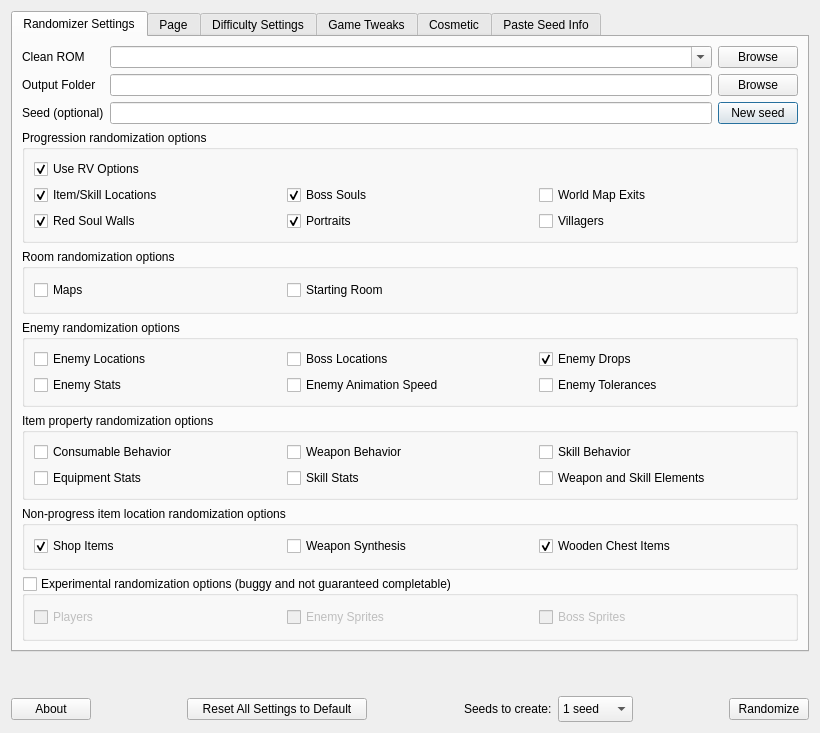
<?xml version="1.0" encoding="UTF-8"?>
<ui version="4.0">
 <class>Randomizer</class>
 <widget class="QDialog" name="Randomizer">
  <property name="geometry">
   <rect>
    <x>0</x>
    <y>0</y>
    <width>820</width>
    <height>733</height>
   </rect>
  </property>
  <property name="windowTitle">
   <string>DSVania Randomizer</string>
  </property>
  <property name="windowIcon">
   <iconset>
    <normaloff>dsvrandom/images/dsvrandom_icon.png</normaloff>dsvrandom/images/dsvrandom_icon.png</iconset>
  </property>
  <layout class="QVBoxLayout" name="verticalLayout">
   <item>
    <widget class="QTabWidget" name="tabWidget">
     <property name="currentIndex">
      <number>0</number>
     </property>
     <widget class="QWidget" name="tab">
      <attribute name="title">
       <string>Randomizer Settings</string>
      </attribute>
      <layout class="QVBoxLayout" name="verticalLayout_2">
       <item>
        <layout class="QGridLayout" name="gridLayout">
         <item row="0" column="0">
          <widget class="QLabel" name="label_2">
           <property name="text">
            <string>Clean ROM</string>
           </property>
          </widget>
         </item>
         <item row="2" column="0">
          <widget class="QLabel" name="label">
           <property name="text">
            <string>Seed (optional)</string>
           </property>
          </widget>
         </item>
         <item row="1" column="0">
          <widget class="QLabel" name="label_3">
           <property name="text">
            <string>Output Folder</string>
           </property>
          </widget>
         </item>
         <item row="1" column="1">
          <widget class="QLineEdit" name="output_folder"/>
         </item>
         <item row="2" column="2">
          <widget class="QPushButton" name="generate_seed_button">
           <property name="text">
            <string>New seed</string>
           </property>
          </widget>
         </item>
         <item row="0" column="2">
          <widget class="QPushButton" name="clean_rom_browse_button">
           <property name="text">
            <string>Browse</string>
           </property>
          </widget>
         </item>
         <item row="2" column="1">
          <widget class="QLineEdit" name="seed"/>
         </item>
         <item row="1" column="2">
          <widget class="QPushButton" name="output_folder_browse_button">
           <property name="text">
            <string>Browse</string>
           </property>
          </widget>
         </item>
         <item row="0" column="1">
          <widget class="QComboBox" name="clean_rom">
           <property name="editable">
            <bool>true</bool>
           </property>
          </widget>
         </item>
        </layout>
       </item>
       <item>
        <widget class="QGroupBox" name="groupBox_7">
         <property name="sizePolicy">
          <sizepolicy hsizetype="Minimum" vsizetype="Preferred">
           <horstretch>0</horstretch>
           <verstretch>0</verstretch>
          </sizepolicy>
         </property>
         <property name="title">
          <string>Progression randomization options</string>
         </property>
         <layout class="QGridLayout" name="gridLayout_7">
          <item row="0" column="0">
           <widget class="QCheckBox" name="enable_rv">
            <property name="toolTip">
             <string>RV logic (OoE only) has more options for item placement, intended for people who are familiar with the game and want to go fast. Not yet compatible with some features like map/villager randomization.</string>
            </property>
            <property name="text">
             <string>Use RV Options</string>
            </property>
            <property name="checked">
             <bool>true</bool>
            </property>
           </widget>
          </item>
          <item row="1" column="0">
           <widget class="QCheckBox" name="randomize_pickups">
            <property name="text">
             <string>Item/Skill Locations</string>
            </property>
            <property name="checked">
             <bool>true</bool>
            </property>
           </widget>
          </item>
          <item row="1" column="1">
           <widget class="QCheckBox" name="randomize_boss_souls">
            <property name="text">
             <string>Boss Souls</string>
            </property>
            <property name="checked">
             <bool>true</bool>
            </property>
           </widget>
          </item>
          <item row="1" column="2">
           <widget class="QCheckBox" name="randomize_world_map_exits">
            <property name="text">
             <string>World Map Exits</string>
            </property>
           </widget>
          </item>
          <item row="2" column="0">
           <widget class="QCheckBox" name="randomize_red_walls">
            <property name="text">
             <string>Red Soul Walls</string>
            </property>
            <property name="checked">
             <bool>true</bool>
            </property>
           </widget>
          </item>
          <item row="2" column="1">
           <widget class="QCheckBox" name="randomize_portraits">
            <property name="text">
             <string>Portraits</string>
            </property>
            <property name="checked">
             <bool>true</bool>
            </property>
           </widget>
          </item>
          <item row="2" column="2">
           <widget class="QCheckBox" name="randomize_villagers">
            <property name="text">
             <string>Villagers</string>
            </property>
            <property name="checked">
             <bool>false</bool>
            </property>
           </widget>
          </item>
         </layout>
        </widget>
       </item>
       <item>
        <widget class="QGroupBox" name="groupBox_9">
         <property name="title">
          <string>Room randomization options</string>
         </property>
         <layout class="QGridLayout" name="gridLayout_9">
          <item row="0" column="2">
           <widget class="QWidget" name="widget" native="true"/>
          </item>
          <item row="0" column="0">
           <widget class="QCheckBox" name="randomize_maps">
            <property name="text">
             <string>Maps</string>
            </property>
           </widget>
          </item>
          <item row="0" column="1">
           <widget class="QCheckBox" name="randomize_starting_room">
            <property name="text">
             <string>Starting Room</string>
            </property>
           </widget>
          </item>
         </layout>
        </widget>
       </item>
       <item>
        <widget class="QGroupBox" name="groupBox_6">
         <property name="title">
          <string>Enemy randomization options</string>
         </property>
         <layout class="QGridLayout" name="gridLayout_11">
          <item row="0" column="0">
           <widget class="QCheckBox" name="randomize_enemies">
            <property name="text">
             <string>Enemy Locations</string>
            </property>
            <property name="checked">
             <bool>false</bool>
            </property>
           </widget>
          </item>
          <item row="1" column="0">
           <widget class="QCheckBox" name="randomize_enemy_stats">
            <property name="text">
             <string>Enemy Stats</string>
            </property>
           </widget>
          </item>
          <item row="0" column="1">
           <widget class="QCheckBox" name="randomize_bosses">
            <property name="text">
             <string>Boss Locations</string>
            </property>
           </widget>
          </item>
          <item row="0" column="2">
           <widget class="QCheckBox" name="randomize_enemy_drops">
            <property name="text">
             <string>Enemy Drops</string>
            </property>
            <property name="checked">
             <bool>true</bool>
            </property>
           </widget>
          </item>
          <item row="1" column="2">
           <widget class="QCheckBox" name="randomize_enemy_tolerances">
            <property name="text">
             <string>Enemy Tolerances</string>
            </property>
           </widget>
          </item>
          <item row="1" column="1">
           <widget class="QCheckBox" name="randomize_enemy_anim_speed">
            <property name="text">
             <string>Enemy Animation Speed</string>
            </property>
           </widget>
          </item>
         </layout>
        </widget>
       </item>
       <item>
        <widget class="QGroupBox" name="groupBox_8">
         <property name="title">
          <string>Item property randomization options</string>
         </property>
         <layout class="QGridLayout" name="gridLayout_10">
          <item row="0" column="0">
           <widget class="QCheckBox" name="randomize_consumable_behavior">
            <property name="text">
             <string>Consumable Behavior</string>
            </property>
           </widget>
          </item>
          <item row="0" column="1">
           <widget class="QCheckBox" name="randomize_weapon_behavior">
            <property name="text">
             <string>Weapon Behavior</string>
            </property>
           </widget>
          </item>
          <item row="0" column="2">
           <widget class="QCheckBox" name="randomize_skill_behavior">
            <property name="text">
             <string>Skill Behavior</string>
            </property>
           </widget>
          </item>
          <item row="1" column="0">
           <widget class="QCheckBox" name="randomize_equipment_stats">
            <property name="text">
             <string>Equipment Stats</string>
            </property>
           </widget>
          </item>
          <item row="1" column="1">
           <widget class="QCheckBox" name="randomize_skill_stats">
            <property name="text">
             <string>Skill Stats</string>
            </property>
           </widget>
          </item>
          <item row="1" column="2">
           <widget class="QCheckBox" name="randomize_weapon_and_skill_elements">
            <property name="text">
             <string>Weapon and Skill Elements</string>
            </property>
           </widget>
          </item>
         </layout>
        </widget>
       </item>
       <item>
        <widget class="QGroupBox" name="groupBox_10">
         <property name="title">
          <string>Non-progress item location randomization options</string>
         </property>
         <layout class="QGridLayout" name="gridLayout_12">
          <item row="0" column="0">
           <widget class="QCheckBox" name="randomize_shop">
            <property name="text">
             <string>Shop Items</string>
            </property>
            <property name="checked">
             <bool>true</bool>
            </property>
           </widget>
          </item>
          <item row="0" column="2">
           <widget class="QCheckBox" name="randomize_weapon_synths">
            <property name="text">
             <string>Weapon Synthesis</string>
            </property>
           </widget>
          </item>
          <item row="0" column="3">
           <widget class="QCheckBox" name="randomize_wooden_chests">
            <property name="text">
             <string>Wooden Chest Items</string>
            </property>
            <property name="checked">
             <bool>true</bool>
            </property>
           </widget>
          </item>
         </layout>
        </widget>
       </item>
       <item>
        <widget class="QGroupBox" name="experimental_options_enabled">
         <property name="sizePolicy">
          <sizepolicy hsizetype="Minimum" vsizetype="Preferred">
           <horstretch>0</horstretch>
           <verstretch>0</verstretch>
          </sizepolicy>
         </property>
         <property name="title">
          <string>Experimental randomization options (buggy and not guaranteed completable)</string>
         </property>
         <property name="checkable">
          <bool>true</bool>
         </property>
         <property name="checked">
          <bool>false</bool>
         </property>
         <layout class="QGridLayout" name="gridLayout_8">
          <item row="0" column="0">
           <widget class="QCheckBox" name="randomize_players">
            <property name="text">
             <string>Players</string>
            </property>
           </widget>
          </item>
          <item row="0" column="1">
           <widget class="QCheckBox" name="randomize_enemy_sprites">
            <property name="text">
             <string>Enemy Sprites</string>
            </property>
           </widget>
          </item>
          <item row="0" column="2">
           <widget class="QCheckBox" name="randomize_boss_sprites">
            <property name="text">
             <string>Boss Sprites</string>
            </property>
           </widget>
          </item>
         </layout>
        </widget>
       </item>
      </layout>
     </widget>
     <widget class="QWidget" name="tab_rv">
      <attribute name="title">
       <string>Page</string>
      </attribute>
      <layout class="QVBoxLayout" name="verticalLayout_3">
       <item>
        <layout class="QHBoxLayout" name="horizontalLayout_rv_1">
         <item>
          <widget class="QLabel" name="label_rv_1">
           <property name="text">
            <string>Item location difficulty level</string>
           </property>
          </widget>
         </item>
         <item>
          <widget class="QComboBox" name="rv_difficulty">
           <item>
            <property name="text">
             <string>Vanilla</string>
            </property>
           </item>
           <item>
            <property name="text">
             <string>Creative</string>
            </property>
           </item>
           <item>
            <property name="text">
             <string>Do Your Worst</string>
            </property>
           </item>
          </widget>
         </item>
        </layout>
       </item>
       <item>
        <layout class="QHBoxLayout" name="horizontalLayout_rv_2">
         <item>
          <widget class="QCheckBox" name="rv_open_castle">
           <property name="text">
            <string>Open world map + Dracula's Castle</string>
           </property>
           <property name="checked">
            <bool>true</bool>
           </property>
          </widget>
         </item>
         <item>
          <widget class="QCheckBox" name="rv_boss_spell_dupes">
           <property name="text">
            <string>Bosses cast duplicate progression glyphs</string>
           </property>
           <property name="checked">
            <bool>true</bool>
           </property>
          </widget>
         </item>
        </layout>
       </item>
       <item>
        <layout class="QHBoxLayout" name="horizontalLayout_rv_3">
         <item>
          <widget class="QCheckBox" name="rv_split_pools">
           <property name="text">
            <string>Split pools for item/glyph locations</string>
           </property>
           <property name="checked">
            <bool>true</bool>
           </property>
          </widget>
         </item>
         <item>
          <widget class="QCheckBox" name="rv_puzzle_progression">
           <property name="text">
            <string>Allow progression glyphs at Cubus/Morbus</string>
           </property>
           <property name="checked">
            <bool>true</bool>
           </property>
          </widget>
         </item>
        </layout>
       </item>
       <item>
        <widget class="Line" name="line_rv">
         <property name="orientation">
          <enum>Qt::Horizontal</enum>
         </property>
        </widget>
       </item>
       <item>
        <widget class="QLabel" name="label_rv_2">
         <property name="text">
          <string>&lt;html&gt;&lt;head/&gt;&lt;body&gt;&lt;p&gt;Vanilla: A movement item is only considered progression if something is locked behind it in the original game. &lt;/p&gt;&lt;p&gt;So, movement items other than Magnes, Ordinary Rock, Volaticus, and Serpent Scale are not considered progression.&lt;/p&gt;&lt;p&gt;Additionally, progression is not at Training Hall, and Blackmore requires a fire- or light-type glyph.&lt;/p&gt;&lt;p&gt;&lt;br/&gt;&lt;/p&gt;&lt;p&gt; Creative: (Recommended) Adds more movement-focused progression items to item placement logic. &lt;/p&gt;&lt;p&gt;The rule is: If the movement is what gets you over the gap, it goes in logic, except for point 2) below.&lt;/p&gt;&lt;p&gt;&lt;br/&gt;&lt;/p&gt;&lt;p&gt;Do Your Worst: No difficulty restrictions. Currently, this only changes four things from Creative: &lt;/p&gt;&lt;p&gt;1) Waive elemental restrictions on castle bosses,&lt;/p&gt;&lt;p&gt;2) Allow logical completion of Training Hall with only Redire and Magnes (no double jump),&lt;/p&gt;&lt;p&gt;3) Allow traversing spikes with unintended methods,&lt;/p&gt;&lt;p&gt;4) Allow entry to Arms Depot by divekicking off enemies.&lt;/p&gt;&lt;/body&gt;&lt;/html&gt;</string>
         </property>
        </widget>
       </item>
       <item>
        <spacer name="verticalSpacer_rv">
         <property name="orientation">
          <enum>Qt::Vertical</enum>
         </property>
         <property name="sizeHint" stdset="0">
          <size>
           <width>20</width>
           <height>214</height>
          </size>
         </property>
        </spacer>
       </item>
      </layout>
     </widget>
     <widget class="QWidget" name="tab_3">
      <attribute name="title">
       <string>Difficulty Settings</string>
      </attribute>
      <layout class="QVBoxLayout" name="verticalLayout_7">
       <item>
        <layout class="QHBoxLayout" name="horizontalLayout_16">
         <item>
          <widget class="QLabel" name="label_4">
           <property name="text">
            <string>Difficulty level</string>
           </property>
          </widget>
         </item>
         <item>
          <widget class="QComboBox" name="difficulty_level"/>
         </item>
        </layout>
       </item>
       <item>
        <layout class="QHBoxLayout" name="horizontalLayout_14">
         <item>
          <widget class="QCheckBox" name="enable_glitch_reqs">
           <property name="text">
            <string>Allow requiring glitches to win</string>
           </property>
          </widget>
         </item>
         <item>
          <widget class="QCheckBox" name="rebalance_enemies_in_room_rando">
           <property name="text">
            <string>Rebalance enemies by order you reach them (room randomizers only)</string>
           </property>
           <property name="checked">
            <bool>false</bool>
           </property>
          </widget>
         </item>
        </layout>
       </item>
       <item>
        <widget class="Line" name="line">
         <property name="orientation">
          <enum>Qt::Horizontal</enum>
         </property>
        </widget>
       </item>
       <item>
        <widget class="QLabel" name="label_5">
         <property name="text">
          <string>Specify custom difficulty values below:</string>
         </property>
        </widget>
       </item>
       <item>
        <widget class="QScrollArea" name="scrollArea">
         <property name="frameShape">
          <enum>QFrame::NoFrame</enum>
         </property>
         <property name="widgetResizable">
          <bool>true</bool>
         </property>
         <widget class="QWidget" name="scrollAreaWidgetContents">
          <property name="geometry">
           <rect>
            <x>0</x>
            <y>0</y>
            <width>778</width>
            <height>518</height>
           </rect>
          </property>
          <layout class="QFormLayout" name="formLayout_5">
           <property name="fieldGrowthPolicy">
            <enum>QFormLayout::AllNonFixedFieldsGrow</enum>
           </property>
          </layout>
         </widget>
        </widget>
       </item>
      </layout>
     </widget>
     <widget class="QWidget" name="tab_2">
      <attribute name="title">
       <string>Game Tweaks</string>
      </attribute>
      <layout class="QVBoxLayout" name="verticalLayout_4">
       <item>
        <widget class="QGroupBox" name="groupBox_4">
         <property name="title">
          <string>All Games</string>
         </property>
         <layout class="QGridLayout" name="gridLayout_2">
          <item row="1" column="1">
           <widget class="QCheckBox" name="reveal_bestiary">
            <property name="text">
             <string>Reveal bestiary</string>
            </property>
           </widget>
          </item>
          <item row="1" column="2">
           <widget class="QCheckBox" name="remove_area_names">
            <property name="text">
             <string>Remove area names</string>
            </property>
            <property name="checked">
             <bool>true</bool>
            </property>
           </widget>
          </item>
          <item row="0" column="1">
           <widget class="QCheckBox" name="revise_item_descriptions">
            <property name="text">
             <string>Revise item descriptions</string>
            </property>
            <property name="checked">
             <bool>true</bool>
            </property>
           </widget>
          </item>
          <item row="0" column="0">
           <widget class="QCheckBox" name="scavenger_mode">
            <property name="text">
             <string>Scavenger Mode</string>
            </property>
           </widget>
          </item>
          <item row="1" column="0">
           <widget class="QCheckBox" name="reveal_breakable_walls">
            <property name="text">
             <string>Reveal breakable walls</string>
            </property>
            <property name="checked">
             <bool>true</bool>
            </property>
           </widget>
          </item>
          <item row="0" column="2">
           <widget class="QCheckBox" name="unlock_all_modes">
            <property name="text">
             <string>Unlock all modes</string>
            </property>
            <property name="checked">
             <bool>true</bool>
            </property>
           </widget>
          </item>
          <item row="2" column="0">
           <widget class="QCheckBox" name="show_map_markers_on_top_screen">
            <property name="text">
             <string>Show markers on top screen map</string>
            </property>
           </widget>
          </item>
         </layout>
        </widget>
       </item>
       <item>
        <widget class="QGroupBox" name="groupBox">
         <property name="title">
          <string>Dawn of Sorrow</string>
         </property>
         <layout class="QGridLayout" name="gridLayout_3">
          <item row="0" column="0">
           <widget class="QCheckBox" name="fix_luck">
            <property name="text">
             <string>Fix luck</string>
            </property>
            <property name="checked">
             <bool>true</bool>
            </property>
           </widget>
          </item>
          <item row="0" column="1">
           <widget class="QCheckBox" name="no_touch_screen">
            <property name="text">
             <string>No required touch screen</string>
            </property>
            <property name="checked">
             <bool>true</bool>
            </property>
           </widget>
          </item>
          <item row="1" column="0">
           <widget class="QCheckBox" name="remove_slot_machines">
            <property name="text">
             <string>Remove slot machines</string>
            </property>
            <property name="checked">
             <bool>true</bool>
            </property>
           </widget>
          </item>
          <item row="0" column="2">
           <widget class="QCheckBox" name="unlock_boss_doors">
            <property name="text">
             <string>Unlock boss doors</string>
            </property>
            <property name="checked">
             <bool>true</bool>
            </property>
           </widget>
          </item>
          <item row="1" column="1">
           <widget class="QCheckBox" name="always_start_with_rare_ring">
            <property name="text">
             <string>Always start with Rare Ring</string>
            </property>
           </widget>
          </item>
          <item row="1" column="2">
           <widget class="QCheckBox" name="menace_to_somacula">
            <property name="text">
             <string>Replace Menace</string>
            </property>
           </widget>
          </item>
          <item row="2" column="0">
           <widget class="QCheckBox" name="dos_new_style_map">
            <property name="text">
             <string>New style map</string>
            </property>
           </widget>
          </item>
         </layout>
        </widget>
       </item>
       <item>
        <widget class="QGroupBox" name="groupBox_2">
         <property name="title">
          <string>Portrait of Ruin</string>
         </property>
         <layout class="QGridLayout" name="gridLayout_4">
          <item row="1" column="1">
           <widget class="QCheckBox" name="fix_infinite_quest_rewards">
            <property name="text">
             <string>Fix infinite quest rewards bug</string>
            </property>
            <property name="checked">
             <bool>true</bool>
            </property>
           </widget>
          </item>
          <item row="1" column="2">
           <widget class="QCheckBox" name="always_show_drop_percentages">
            <property name="text">
             <string>Always have Gambler Glasses effect</string>
            </property>
           </widget>
          </item>
          <item row="0" column="1">
           <widget class="QCheckBox" name="dont_randomize_change_cube">
            <property name="text">
             <string>Don't randomize Change Cube</string>
            </property>
            <property name="checked">
             <bool>true</bool>
            </property>
           </widget>
          </item>
          <item row="0" column="0">
           <widget class="QCheckBox" name="por_short_mode">
            <property name="text">
             <string>Short Mode</string>
            </property>
           </widget>
          </item>
          <item row="1" column="0">
           <widget class="QCheckBox" name="skip_emblem_drawing">
            <property name="text">
             <string>Skip emblem drawing</string>
            </property>
            <property name="checked">
             <bool>true</bool>
            </property>
           </widget>
          </item>
          <item row="0" column="2">
           <widget class="QCheckBox" name="por_nerf_enemy_resistances">
            <property name="text">
             <string>Nerf enemy resistances</string>
            </property>
            <property name="checked">
             <bool>true</bool>
            </property>
           </widget>
          </item>
          <item row="2" column="0">
           <widget class="QCheckBox" name="allow_mastering_charlottes_skills">
            <property name="text">
             <string>Allow Charlotte to master skills</string>
            </property>
            <property name="checked">
             <bool>true</bool>
            </property>
           </widget>
          </item>
         </layout>
        </widget>
       </item>
       <item>
        <widget class="QGroupBox" name="groupBox_3">
         <property name="title">
          <string>Order of Ecclesia</string>
         </property>
         <layout class="QGridLayout" name="gridLayout_5">
          <item row="1" column="2">
           <widget class="QCheckBox" name="summons_gain_extra_exp">
            <property name="text">
             <string>Summons gain EXP faster</string>
            </property>
            <property name="checked">
             <bool>true</bool>
            </property>
           </widget>
          </item>
          <item row="1" column="1">
           <widget class="QCheckBox" name="gain_extra_attribute_points">
            <property name="text">
             <string>Gain Attribute Points faster</string>
            </property>
            <property name="checked">
             <bool>false</bool>
            </property>
           </widget>
          </item>
          <item row="1" column="0">
           <widget class="QCheckBox" name="always_dowsing">
            <property name="text">
             <string>Always have Dowsing Hat effect</string>
            </property>
            <property name="checked">
             <bool>true</bool>
            </property>
           </widget>
          </item>
          <item row="0" column="0">
           <widget class="QCheckBox" name="open_world_map">
            <property name="text">
             <string>Open World Map</string>
            </property>
            <property name="checked">
             <bool>true</bool>
            </property>
           </widget>
          </item>
         </layout>
        </widget>
       </item>
       <item>
        <spacer name="verticalSpacer_2">
         <property name="orientation">
          <enum>Qt::Vertical</enum>
         </property>
         <property name="sizeHint" stdset="0">
          <size>
           <width>20</width>
           <height>40</height>
          </size>
         </property>
        </spacer>
       </item>
      </layout>
      <zorder>groupBox_3</zorder>
      <zorder>groupBox</zorder>
      <zorder>groupBox_2</zorder>
      <zorder>groupBox_4</zorder>
      <zorder>verticalSpacer_2</zorder>
     </widget>
     <widget class="QWidget" name="tab_5">
      <attribute name="title">
       <string>Cosmetic</string>
      </attribute>
      <layout class="QVBoxLayout" name="verticalLayout_8">
       <item>
        <widget class="QGroupBox" name="groupBox_5">
         <property name="title">
          <string>Cosmetic randomization options</string>
         </property>
         <layout class="QGridLayout" name="gridLayout_6">
          <item row="1" column="1">
           <widget class="QCheckBox" name="randomize_skill_sprites">
            <property name="text">
             <string>Skill Sprites</string>
            </property>
           </widget>
          </item>
          <item row="0" column="0">
           <widget class="QCheckBox" name="randomize_bgm">
            <property name="text">
             <string>BGM</string>
            </property>
           </widget>
          </item>
          <item row="0" column="1">
           <widget class="QCheckBox" name="randomize_dialogue">
            <property name="text">
             <string>Dialogue</string>
            </property>
           </widget>
          </item>
          <item row="1" column="0">
           <widget class="QCheckBox" name="randomize_player_sprites">
            <property name="text">
             <string>Player Sprites</string>
            </property>
           </widget>
          </item>
         </layout>
        </widget>
       </item>
       <item>
        <spacer name="verticalSpacer">
         <property name="orientation">
          <enum>Qt::Vertical</enum>
         </property>
         <property name="sizeHint" stdset="0">
          <size>
           <width>20</width>
           <height>40</height>
          </size>
         </property>
        </spacer>
       </item>
      </layout>
     </widget>
     <widget class="QWidget" name="tab_4">
      <attribute name="title">
       <string>Paste Seed Info</string>
      </attribute>
      <layout class="QVBoxLayout" name="verticalLayout_5">
       <item>
        <widget class="QLabel" name="label_6">
         <property name="text">
          <string>Paste the full seed info copied from a seed log into the field below and click Use Seed Info.</string>
         </property>
        </widget>
       </item>
       <item>
        <widget class="QLabel" name="label_7">
         <property name="text">
          <string>Doing this will make the randomizer use all the same settings as the seed info you copy pasted, without needing to select each option individually.</string>
         </property>
         <property name="wordWrap">
          <bool>true</bool>
         </property>
        </widget>
       </item>
       <item>
        <widget class="QTextEdit" name="paste_seed_info_field"/>
       </item>
       <item>
        <layout class="QHBoxLayout" name="horizontalLayout_6">
         <item>
          <spacer name="horizontalSpacer_2">
           <property name="orientation">
            <enum>Qt::Horizontal</enum>
           </property>
           <property name="sizeHint" stdset="0">
            <size>
             <width>40</width>
             <height>20</height>
            </size>
           </property>
          </spacer>
         </item>
         <item>
          <widget class="QPushButton" name="read_seed_info_button">
           <property name="text">
            <string>Use Seed Info</string>
           </property>
          </widget>
         </item>
        </layout>
       </item>
      </layout>
     </widget>
    </widget>
   </item>
   <item>
    <widget class="QLabel" name="option_description">
     <property name="minimumSize">
      <size>
       <width>0</width>
       <height>32</height>
      </size>
     </property>
     <property name="text">
      <string/>
     </property>
     <property name="wordWrap">
      <bool>true</bool>
     </property>
    </widget>
   </item>
   <item>
    <layout class="QHBoxLayout" name="horizontalLayout_3">
     <item>
      <widget class="QPushButton" name="about_button">
       <property name="text">
        <string>About</string>
       </property>
      </widget>
     </item>
     <item>
      <spacer name="horizontalSpacer">
       <property name="orientation">
        <enum>Qt::Horizontal</enum>
       </property>
       <property name="sizeHint" stdset="0">
        <size>
         <width>40</width>
         <height>20</height>
        </size>
       </property>
      </spacer>
     </item>
     <item>
      <widget class="QPushButton" name="reset_settings_to_default">
       <property name="minimumSize">
        <size>
         <width>180</width>
         <height>0</height>
        </size>
       </property>
       <property name="text">
        <string>Reset All Settings to Default</string>
       </property>
      </widget>
     </item>
     <item>
      <spacer name="horizontalSpacer_4">
       <property name="orientation">
        <enum>Qt::Horizontal</enum>
       </property>
       <property name="sizeHint" stdset="0">
        <size>
         <width>40</width>
         <height>20</height>
        </size>
       </property>
      </spacer>
     </item>
     <item>
      <widget class="QLabel" name="label_8">
       <property name="text">
        <string>Seeds to create:</string>
       </property>
      </widget>
     </item>
     <item>
      <widget class="QComboBox" name="num_seeds_to_create">
       <property name="minimumSize">
        <size>
         <width>75</width>
         <height>26</height>
        </size>
       </property>
       <property name="maximumSize">
        <size>
         <width>75</width>
         <height>26</height>
        </size>
       </property>
       <item>
        <property name="text">
         <string>1 seed</string>
        </property>
       </item>
       <item>
        <property name="text">
         <string>2 seeds</string>
        </property>
       </item>
       <item>
        <property name="text">
         <string>3 seeds</string>
        </property>
       </item>
       <item>
        <property name="text">
         <string>4 seeds</string>
        </property>
       </item>
       <item>
        <property name="text">
         <string>5 seeds</string>
        </property>
       </item>
       <item>
        <property name="text">
         <string>6 seeds</string>
        </property>
       </item>
       <item>
        <property name="text">
         <string>7 seeds</string>
        </property>
       </item>
       <item>
        <property name="text">
         <string>8 seeds</string>
        </property>
       </item>
       <item>
        <property name="text">
         <string>9 seeds</string>
        </property>
       </item>
       <item>
        <property name="text">
         <string>10 seeds</string>
        </property>
       </item>
      </widget>
     </item>
     <item>
      <spacer name="horizontalSpacer_3">
       <property name="orientation">
        <enum>Qt::Horizontal</enum>
       </property>
       <property name="sizeHint" stdset="0">
        <size>
         <width>40</width>
         <height>20</height>
        </size>
       </property>
      </spacer>
     </item>
     <item>
      <widget class="QPushButton" name="randomize_button">
       <property name="text">
        <string>Randomize</string>
       </property>
      </widget>
     </item>
    </layout>
   </item>
  </layout>
 </widget>
 <tabstops>
  <tabstop>clean_rom_browse_button</tabstop>
  <tabstop>output_folder</tabstop>
  <tabstop>output_folder_browse_button</tabstop>
  <tabstop>seed</tabstop>
  <tabstop>generate_seed_button</tabstop>
  <tabstop>randomize_pickups</tabstop>
  <tabstop>randomize_boss_souls</tabstop>
  <tabstop>randomize_world_map_exits</tabstop>
  <tabstop>randomize_red_walls</tabstop>
  <tabstop>randomize_portraits</tabstop>
  <tabstop>randomize_villagers</tabstop>
  <tabstop>randomize_maps</tabstop>
  <tabstop>randomize_starting_room</tabstop>
  <tabstop>randomize_enemies</tabstop>
  <tabstop>randomize_bosses</tabstop>
  <tabstop>randomize_enemy_drops</tabstop>
  <tabstop>randomize_enemy_stats</tabstop>
  <tabstop>randomize_enemy_anim_speed</tabstop>
  <tabstop>randomize_enemy_tolerances</tabstop>
  <tabstop>randomize_consumable_behavior</tabstop>
  <tabstop>randomize_weapon_behavior</tabstop>
  <tabstop>randomize_skill_behavior</tabstop>
  <tabstop>randomize_equipment_stats</tabstop>
  <tabstop>randomize_skill_stats</tabstop>
  <tabstop>randomize_weapon_and_skill_elements</tabstop>
  <tabstop>randomize_shop</tabstop>
  <tabstop>randomize_weapon_synths</tabstop>
  <tabstop>randomize_wooden_chests</tabstop>
  <tabstop>experimental_options_enabled</tabstop>
  <tabstop>randomize_players</tabstop>
  <tabstop>randomize_enemy_sprites</tabstop>
  <tabstop>randomize_boss_sprites</tabstop>
  <tabstop>about_button</tabstop>
  <tabstop>num_seeds_to_create</tabstop>
  <tabstop>randomize_button</tabstop>
  <tabstop>tabWidget</tabstop>
  <tabstop>difficulty_level</tabstop>
  <tabstop>enable_glitch_reqs</tabstop>
  <tabstop>rebalance_enemies_in_room_rando</tabstop>
  <tabstop>scrollArea</tabstop>
  <tabstop>scavenger_mode</tabstop>
  <tabstop>revise_item_descriptions</tabstop>
  <tabstop>unlock_all_modes</tabstop>
  <tabstop>reveal_breakable_walls</tabstop>
  <tabstop>reveal_bestiary</tabstop>
  <tabstop>remove_area_names</tabstop>
  <tabstop>fix_luck</tabstop>
  <tabstop>no_touch_screen</tabstop>
  <tabstop>unlock_boss_doors</tabstop>
  <tabstop>remove_slot_machines</tabstop>
  <tabstop>always_start_with_rare_ring</tabstop>
  <tabstop>menace_to_somacula</tabstop>
  <tabstop>dos_new_style_map</tabstop>
  <tabstop>por_short_mode</tabstop>
  <tabstop>dont_randomize_change_cube</tabstop>
  <tabstop>por_nerf_enemy_resistances</tabstop>
  <tabstop>skip_emblem_drawing</tabstop>
  <tabstop>fix_infinite_quest_rewards</tabstop>
  <tabstop>always_show_drop_percentages</tabstop>
  <tabstop>allow_mastering_charlottes_skills</tabstop>
  <tabstop>open_world_map</tabstop>
  <tabstop>always_dowsing</tabstop>
  <tabstop>gain_extra_attribute_points</tabstop>
  <tabstop>summons_gain_extra_exp</tabstop>
  <tabstop>randomize_bgm</tabstop>
  <tabstop>randomize_dialogue</tabstop>
  <tabstop>paste_seed_info_field</tabstop>
  <tabstop>read_seed_info_button</tabstop>
 </tabstops>
 <resources/>
 <connections/>
</ui>
